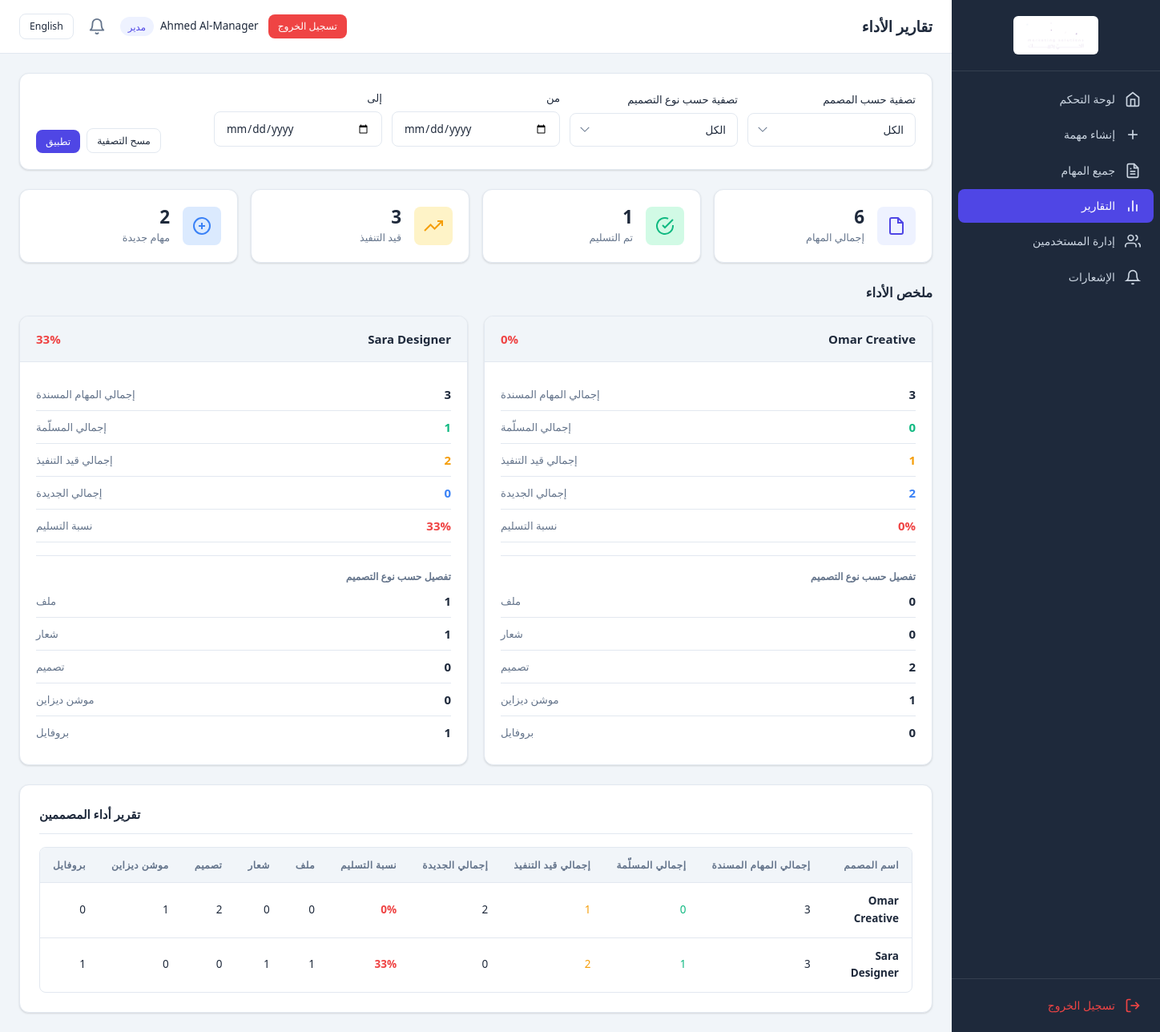
Page /manager/reports.php (signed in) on the committed database.
### tables this page shows
CREATE TABLE IF NOT EXISTS `users` (
    `id` INT UNSIGNED NOT NULL AUTO_INCREMENT,
    `full_name` VARCHAR(100) NOT NULL,
    `email` VARCHAR(150) NOT NULL,
    `password` VARCHAR(255) NOT NULL,
    `role` ENUM('manager', 'designer') NOT NULL DEFAULT 'designer',
    `language_preference` ENUM('en', 'ar') NOT NULL DEFAULT 'en',
    `telegram_chat_id` VARCHAR(50) NULL DEFAULT NULL,
    `created_at` DATETIME NOT NULL DEFAULT CURRENT_TIMESTAMP,
    `updated_at` DATETIME NOT NULL DEFAULT CURRENT_TIMESTAMP ON UPDATE CURRENT_TIMESTAMP,
    PRIMARY KEY (`id`),
    UNIQUE KEY `idx_email` (`email`)
);

### includes/language.php (called while the page is built, shortened)
<?php
function loadLanguage() {
    $langFile = __DIR__ . '/../config/lang_' . $_SESSION['lang'] . '.php';
    return $lang;
}
function getCurrentLang() {
    return $_SESSION['lang'] ?? 'en';
}
function __($key) {
    global $lang;
    return $lang[$key] ?? $key;
}

### includes/auth.php (called while the page is built, shortened)
<?php
require_once __DIR__ . '/language.php';
$lang = loadLanguage();
function sanitize($input) {
    return htmlspecialchars(trim($input), ENT_QUOTES, 'UTF-8');
}

### manager/reports.php (the view, shortened to what this page needs)
<?php
require_once __DIR__ . '/../includes/auth.php';
$pdo = getDBConnection();
$filterDateFrom = $_GET['date_from'] ?? '';
$filterDateTo   = $_GET['date_to'] ?? '';
$where = [];
$params = [];
$whereSQL = !empty($where) ? 'AND ' . implode(' AND ', $where) : '';
$sql = "SELECT
            u.id AS designer_id,
            u.full_name AS designer_name,
            COUNT(t.id) AS total_tasks,
            SUM(CASE WHEN t.status = 'delivered' THEN 1 ELSE 0 END) AS delivered,
            SUM(CASE WHEN t.status = 'in_progress' THEN 1 ELSE 0 END) AS in_progress,
            SUM(CASE WHEN t.status = 'new' THEN 1 ELSE 0 END) AS new_tasks
        FROM users u
        LEFT JOIN tasks t ON u.id = t.assigned_to $whereSQL
        WHERE u.role = 'designer'
        GROUP BY u.id, u.full_name
        ORDER BY u.full_name";
$stmt = $pdo->prepare($sql);
$stmt->execute($params);
$performanceData = $stmt->fetchAll();
$typeSql = "SELECT
                t.assigned_to,
                t.design_type,
                COUNT(*) AS count
            FROM tasks t
            JOIN users u ON t.assigned_to = u.id AND u.role = 'designer'
            WHERE 1=1 " . $whereSQL . "
            GROUP BY t.assigned_to, t.design_type
            ORDER BY t.assigned_to, t.design_type";
$typeStmt = $pdo->prepare($typeSql);
$typeStmt->execute($params);
$typeBreakdown = $typeStmt->fetchAll();
$typeMap = [];
foreach ($typeBreakdown as $row) {
    $typeMap[$row['assigned_to']][$row['design_type']] = $row['count'];
}
$totalAll = 0;
$deliveredAll = 0;
$inProgressAll = 0;
$newAll = 0;
foreach ($performanceData as $d) {
    $totalAll += $d['total_tasks'];
    $deliveredAll += $d['delivered'];
    $inProgressAll += $d['in_progress'];
    $newAll += $d['new_tasks'];
}
include __DIR__ . '/../templates/header.php';
?>
<div class="filter-bar">
    <form method="GET" action="">
        <div class="filter-grid">
            <div class="form-group mb-1">
                <label class="form-label"><?= __('filter_by_designer') ?></label>
                <select name="designer" class="form-control">
                    <option value=""><?= __('all') ?></option>
                </select>
            </div>
            <div class="form-group mb-1">
                <label class="form-label"><?= __('filter_by_type') ?></label>
                <select name="design_type" class="form-control">
                    <option value=""><?= __('all') ?></option>
                </select>
            </div>
            <div class="form-group mb-1">
                <label class="form-label"><?= __('date_from') ?></label>
                <input type="date" name="date_from" class="form-control" value="<?= sanitize($filterDateFrom) ?>">
            </div>
            <div class="form-group mb-1">
                <label class="form-label"><?= __('date_to') ?></label>
                <input type="date" name="date_to" class="form-control" value="<?= sanitize($filterDateTo) ?>">
            </div>
            <div class="filter-actions">
                <button type="submit" class="btn btn-primary btn-sm"><?= __('apply_filter') ?></button>
                <a href="/manager/reports.php" class="btn btn-outline btn-sm"><?= __('clear_filter') ?></a>
            </div>
        </div>
    </form>
</div>
<div class="kpi-grid">
    <div class="kpi-card">
        <div class="kpi-icon total">
            <svg viewBox="0 0 24 24" fill="none" stroke="currentColor" stroke-width="2"><path d="M14 2H6a2 2 0 00-2 2v16a2 2 0 002 2h12a2 2 0 002-2V8z"/><polyline points="14 2 14 8 20 8"/></svg>
        </div>
        <div class="kpi-content">
            <div class="kpi-value"><?= $totalAll ?></div>
            <div class="kpi-label"><?= __('total_tasks') ?></div>
        </div>
    </div>
    <div class="kpi-card">
        <div class="kpi-icon delivered">
            <svg viewBox="0 0 24 24" fill="none" stroke="currentColor" stroke-width="2"><path d="M22 11.08V12a10 10 0 11-5.93-9.14"/><polyline points="22 4 12 14.01 9 11.01"/></svg>
        </div>
        <div class="kpi-content">
            <div class="kpi-value"><?= $deliveredAll ?></div>
            <div class="kpi-label"><?= __('delivered_tasks') ?></div>
        </div>
    </div>
    <div class="kpi-card">
        <div class="kpi-icon progress">
            <svg viewBox="0 0 24 24" fill="none" stroke="currentColor" stroke-width="2"><polyline points="23 6 13.5 15.5 8.5 10.5 1 18"/><polyline points="17 6 23 6 23 12"/></svg>
        </div>
        <div class="kpi-content">
            <div class="kpi-value"><?= $inProgressAll ?></div>
            <div class="kpi-label"><?= __('in_progress_tasks') ?></div>
        </div>
    </div>
    <div class="kpi-card">
        <div class="kpi-icon new">
            <svg viewBox="0 0 24 24" fill="none" stroke="currentColor" stroke-width="2"><circle cx="12" cy="12" r="10"/><line x1="12" y1="8" x2="12" y2="16"/><line x1="8" y1="12" x2="16" y2="12"/></svg>
        </div>
        <div class="kpi-content">
            <div class="kpi-value"><?= $newAll ?></div>
            <div class="kpi-label"><?= __('new_tasks') ?></div>
        </div>
    </div>
</div>
<h2 class="section-title"><?= __('performance_summary') ?></h2>
<div class="report-grid">
    <?php foreach ($performanceData as $designer): ?>
    <div class="report-card">
        <div class="report-card-header">
            <h3 class="report-card-title"><?= sanitize($designer['designer_name']) ?></h3>
            <?php
                $rate = $designer['total_tasks'] > 0 ? round(($designer['delivered'] / $designer['total_tasks']) * 100) : 0;
                $rateClass = $rate >= 70 ? 'high' : ($rate >= 40 ? 'medium' : 'low');
            ?>
            <span class="delivery-rate <?= $rateClass ?>" style="font-size:1rem;padding:0;"><?= $rate ?>%</span>
        </div>
        <div class="report-card-body">
            <div class="report-stat">
                <span class="report-stat-label"><?= __('total_assigned') ?></span>
                <span class="report-stat-value"><?= (int)$designer['total_tasks'] ?></span>
            </div>
            <div class="report-stat">
                <span class="report-stat-label"><?= __('total_delivered') ?></span>
                <span class="report-stat-value text-success"><?= (int)$designer['delivered'] ?></span>
            </div>
            <div class="report-stat">
                <span class="report-stat-label"><?= __('total_in_progress') ?></span>
                <span class="report-stat-value text-warning"><?= (int)$designer['in_progress'] ?></span>
            </div>
            <div class="report-stat">
                <span class="report-stat-label"><?= __('total_new') ?></span>
                <span class="report-stat-value" style="color:var(--info);"><?= (int)$designer['new_tasks'] ?></span>
            </div>
            <div class="report-stat">
                <span class="report-stat-label"><?= __('delivery_rate') ?></span>
                <span class="report-stat-value delivery-rate <?= $rateClass ?>" style="font-size:1rem;padding:0;"><?= $rate ?>%</span>
            </div>
            <?php if (isset($typeMap[$designer['designer_id']])): ?>
            <div class="mt-2" style="border-top:1px solid var(--border);padding-top:12px;">
                <strong class="text-small" style="color:var(--text-secondary);"><?= __('breakdown_by_type') ?></strong>
                <?php foreach (DESIGN_TYPES as $typeKey => $typeLabels): ?>
                <div class="report-stat">
                    <span class="report-stat-label"><?= $typeLabels[getCurrentLang()] ?></span>
                    <span class="report-stat-value"><?= $typeMap[$designer['designer_id']][$typeKey] ?? 0 ?></span>
                </div>
                <?php endforeach; ?>
            </div>
            <?php endif; ?>
        </div>
    </div>
    <?php endforeach; ?>
</div>
<div class="card">
    <div class="card-header">
        <h2 class="card-title"><?= __('report_title') ?></h2>
    </div>
    <div class="table-wrapper">
        <table>
            <thead>
                <tr>
                    <th><?= __('designer_name') ?></th>
                    <th><?= __('total_assigned') ?></th>
                    <th><?= __('total_delivered') ?></th>
                    <th><?= __('total_in_progress') ?></th>
                    <th><?= __('total_new') ?></th>
                    <th><?= __('delivery_rate') ?></th>
                    <?php foreach (DESIGN_TYPES as $typeKey => $typeLabels): ?>
                    <th><?= $typeLabels[getCurrentLang()] ?></th>
                    <?php endforeach; ?>
                </tr>
            </thead>
            <tbody>
                <?php foreach ($performanceData as $designer): ?>
                <tr>
                    <td><strong><?= sanitize($designer['designer_name']) ?></strong></td>
                    <td><?= (int)$designer['total_tasks'] ?></td>
                    <td class="text-success"><?= (int)$designer['delivered'] ?></td>
                    <td class="text-warning"><?= (int)$designer['in_progress'] ?></td>
                    <td><?= (int)$designer['new_tasks'] ?></td>
                    <td>
                        <?php
                            $rate = $designer['total_tasks'] > 0 ? round(($designer['delivered'] / $designer['total_tasks']) * 100) : 0;
                            $rateClass = $rate >= 70 ? 'high' : ($rate >= 40 ? 'medium' : 'low');
                        ?>
                        <span class="delivery-rate <?= $rateClass ?>" style="font-size:0.9rem;padding:0;"><?= $rate ?>%</span>
                    </td>
                    <?php foreach (DESIGN_TYPES as $typeKey => $typeLabels): ?>
                    <td><?= $typeMap[$designer['designer_id']][$typeKey] ?? 0 ?></td>
                    <?php endforeach; ?>
                </tr>
                <?php endforeach; ?>
            </tbody>
        </table>
    </div>
</div>
<?php include __DIR__ . '/../templates/footer.php'; ?>

### assets/css/rtl.css (style rules this page uses)
.rtl { text-align: right; }
.rtl th, .rtl td { text-align: right; }
.rtl .form-group { text-align: right; }
.rtl select.form-control { background-position: left 12px center; padding-left: 36px; padding-right: 14px; }
.rtl .report-stat { flex-direction: row-reverse; }
.rtl .card-header { flex-direction: row-reverse; }
.rtl .filter-actions { flex-direction: row-reverse; }

### rows in the picture
users: full_name "Omar Creative", rate "0", total_tasks "3", delivered "0", in_progress "1", new_tasks "2", typeLabels "ملف", id "0", typeLabels "شعار", typeLabels "تصميم", id "2", typeLabels "موشن ديزاين", id "1", typeLabels "بروفايل"
users: full_name "Sara Designer", rate "33", total_tasks "3", delivered "1", in_progress "2", new_tasks "0", typeLabels "ملف", id "1", typeLabels "شعار", typeLabels "تصميم", id "0", typeLabels "موشن ديزاين", typeLabels "بروفايل"

### other values in the picture
__('nav_dashboard') "لوحة التحكم"
__('nav_create_task') "إنشاء مهمة"
__('nav_all_tasks') "جميع المهام"
__('nav_reports') "التقارير"
__('nav_users') "إدارة المستخدمين"
__('notifications') "الإشعارات"
__('logout') "تسجيل الخروج"
$pageName "تقارير الأداء"
__('nav_language') "English"
$currentUser['full_name'] "Ahmed Al-Manager"
__('role_manager') "مدير"
__('filter_by_designer') "تصفية حسب المصمم"
__('filter_by_type') "تصفية حسب نوع التصميم"
__('date_from') "من"
__('date_to') "إلى"
